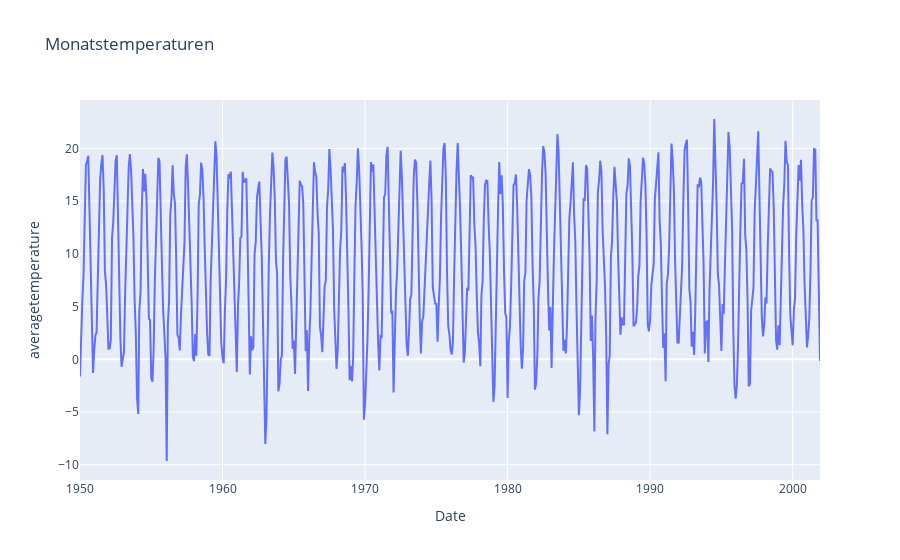

The cell this chart's notebook holds for it:
### Code cell
fig = px.line(df_Germany_Zeitauswahl, x="Date", y="averagetemperature", title='Monatstemperaturen')
fig.show()

### Figure 1 — Plotly figure (JSON) as saved in the notebook; plotly's stock layout.template omitted (floating-point values rounded to 4 significant figures; data arrays with more than 128 entries replaced by an {"elided": "..."} marker saying what was removed)
{"data": [{"hovertemplate": "Date=%{x}<br>averagetemperature=%{y}<extra></extra>", "legendgroup": "", "line": {"color": "#636efa", "dash": "solid"}, "marker": {"symbol": "circle"}, "mode": "lines", "name": "", "orientation": "v", "showlegend": false, "x": {"elided": "624 str values"}, "xaxis": "x", "y": {"elided": "624 float values"}, "yaxis": "y", "type": "scatter"}], "layout": {"xaxis": {"anchor": "y", "domain": [0.0, 1.0], "title": {"text": "Date"}}, "yaxis": {"anchor": "x", "domain": [0.0, 1.0], "title": {"text": "averagetemperature"}}, "legend": {"tracegroupgap": 0}, "title": {"text": "Monatstemperaturen"}}}
